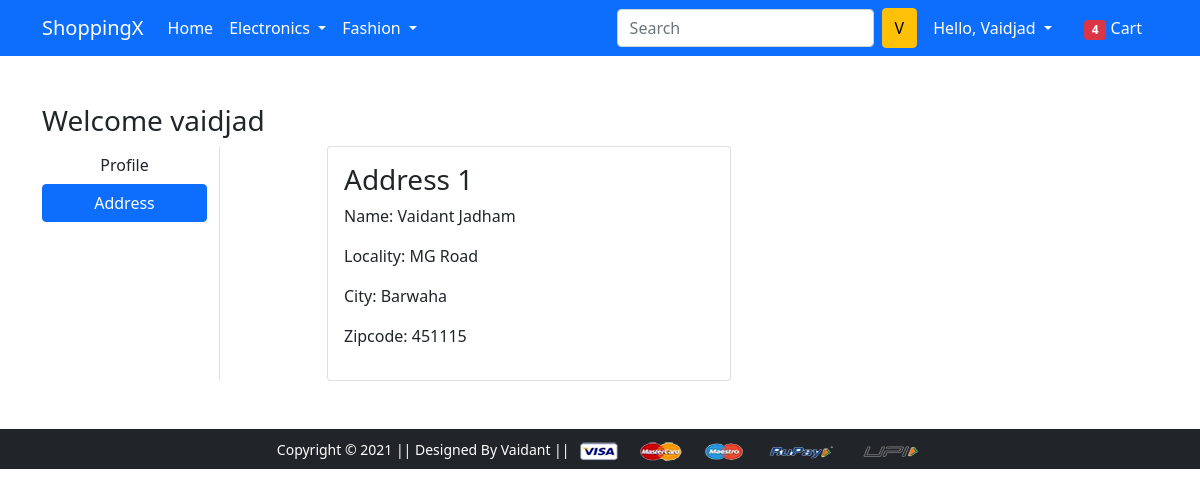
/address/ (signed in), run on an earlier commit of the app's database.
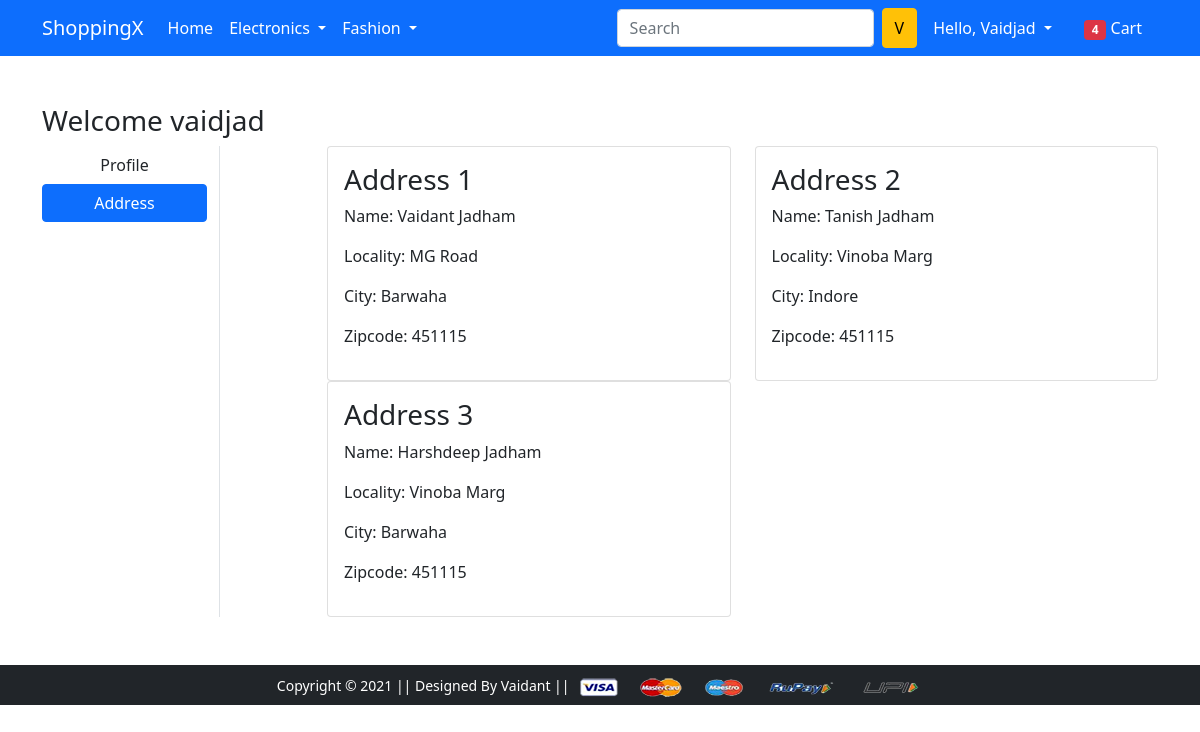
And on a later commit of the database.
### app/models.py (models this page shows, shortened)
class Customer(models.Model):
    user = models.ForeignKey(User,on_delete=models.CASCADE)
    name = models.CharField(max_length=100)
    locality = models.CharField(max_length=200)
    city = models.CharField(max_length=50)
    zipcode = models.CharField(max_length=6)
    state = models.CharField(choices = STATE_CHOICES, max_length=100)

### app/views.py (the view)
# urls.py: path('address/', views.address, name='address'),
def address(request):
    addr = Customer.objects.filter(user = request.user)
    return render(request, 'app/address.html',{'addr':addr,'active':'btn-primary'})

### app/templates/app/address.html (shortened to what this page needs)
{% extends 'app/base.html' %}
{% load static %}
{% block main-content %}
<div class="container my-5">
 <div class="row">
 <h3>Welcome {{request.user}}</h3>
  <div class="col-sm-2 border-end">
   <ul class="list-unstyled">
    <li class="d-grid"><a href="{% url 'profile' %}" class="btn ">Profile</a></li>
    <li class="d-grid"><a href="{% url 'address' %}" class="btn {{active}}">Address</a></li>
   </ul>
  </div>
  <div class="col-sm-9 offset-sm-1">
   <div class="row">
    {% for ad in addr  %}
    <div class="col-sm-6">
     <div class="card">
      <div class="card-body">
       <h3>Address {{forloop.counter}}</h3>
       <p>Name: {{ad.name}}</p>
       <p>Locality: {{ad.locality}}</p>
       <p>City: {{ad.city}}</p>
       <p>Zipcode: {{ad.zipcode}}</p>
      </div>
     </div>
    </div>
    {% endfor %}
   </div>
  </div>
 </div>
</div>
{% endblock main-content %}

What changed in the data, as far as the page shows it:
added Customer: name "Tanish Jadham", locality "Vinoba Marg", city "Indore", zipcode "451115"
added Customer: name "Harshdeep Jadham", locality "Vinoba Marg", city "Barwaha", zipcode "451115"
